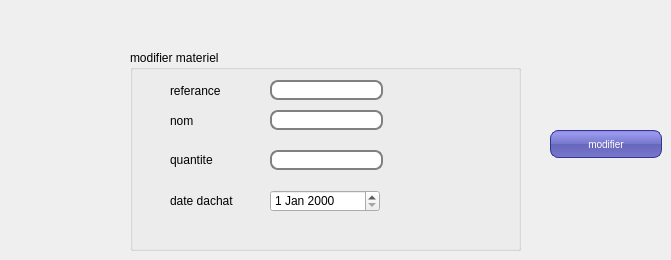
      <widget class="QWidget" name="tab_11">
       <attribute name="title">
        <string>modifier materiel</string>
       </attribute>
       <widget class="QPushButton" name="pushButton_7">
        <property name="geometry">
         <rect>
          <x>550</x>
          <y>130</y>
          <width>112</width>
          <height>28</height>
         </rect>
        </property>
        <property name="palette">
         <palette>
          <active>
           <colorrole role="WindowText">
            <brush brushstyle="SolidPattern">
             <color alpha="255">
              <red>255</red>
              <green>255</green>
              <blue>255</blue>
             </color>
            </brush>
           </colorrole>
           <colorrole role="Button">
            <brush brushstyle="LinearGradientPattern">
             <gradient startx="0.000000000000000" starty="0.000000000000000" endx="0.000000000000000" endy="1.000000000000000" type="LinearGradient" spread="PadSpread" coordinatemode="ObjectBoundingMode">
              <gradientstop position="0.000000000000000">
               <color alpha="255">
                <red>136</red>
                <green>136</green>
                <blue>221</blue>
               </color>
              </gradientstop>
              <gradientstop position="0.100000000000000">
               <color alpha="255">
                <red>153</red>
                <green>153</green>
                <blue>238</blue>
               </color>
              </gradientstop>
              <gradientstop position="0.490000000000000">
               <color alpha="255">
                <red>119</red>
                <green>119</green>
                <blue>204</blue>
               </color>
              </gradientstop>
              <gradientstop position="0.500000000000000">
               <color alpha="255">
                <red>102</red>
                <green>102</green>
                <blue>187</blue>
               </color>
              </gradientstop>
              <gradientstop position="1.000000000000000">
               <color alpha="255">
                <red>119</red>
                <green>119</green>
                <blue>204</blue>
               </color>
              </gradientstop>
             </gradient>
            </brush>
           </colorrole>
           <colorrole role="Light">
            <brush brushstyle="SolidPattern">
             <color alpha="255">
              <red>213</red>
              <green>127</green>
              <blue>255</blue>
             </color>
            </brush>
           </colorrole>
           <colorrole role="Midlight">
            <brush brushstyle="SolidPattern">
             <color alpha="255">
              <red>191</red>
              <green>63</green>
              <blue>255</blue>
             </color>
            </brush>
           </colorrole>
           <colorrole role="Dark">
            <brush brushstyle="SolidPattern">
             <color alpha="255">
              <red>85</red>
              <green>0</green>
              <blue>127</blue>
             </color>
            </brush>
           </colorrole>
           <colorrole role="Mid">
            <brush brushstyle="SolidPattern">
             <color alpha="255">
              <red>113</red>
              <green>0</green>
              <blue>170</blue>
             </color>
            </brush>
           </colorrole>
           <colorrole role="Text">
            <brush brushstyle="SolidPattern">
             <color alpha="255">
              <red>255</red>
              <green>255</green>
              <blue>255</blue>
             </color>
            </brush>
           </colorrole>
           <colorrole role="BrightText">
            <brush brushstyle="SolidPattern">
             <color alpha="255">
              <red>255</red>
              <green>255</green>
              <blue>255</blue>
             </color>
            </brush>
           </colorrole>
           <colorrole role="ButtonText">
            <brush brushstyle="SolidPattern">
             <color alpha="255">
              <red>255</red>
              <green>255</green>
              <blue>255</blue>
             </color>
            </brush>
           </colorrole>
           <colorrole role="Base">
            <brush brushstyle="LinearGradientPattern">
             <gradient startx="0.000000000000000" starty="0.000000000000000" endx="0.000000000000000" endy="1.000000000000000" type="LinearGradient" spread="PadSpread" coordinatemode="ObjectBoundingMode">
              <gradientstop position="0.000000000000000">
               <color alpha="255">
                <red>136</red>
                <green>136</green>
                <blue>221</blue>
               </color>
              </gradientstop>
              <gradientstop position="0.100000000000000">
               <color alpha="255">
                <red>153</red>
                <green>153</green>
                <blue>238</blue>
               </color>
              </gradientstop>
              <gradientstop position="0.490000000000000">
               <color alpha="255">
                <red>119</red>
                <green>119</green>
                <blue>204</blue>
               </color>
              </gradientstop>
              <gradientstop position="0.500000000000000">
               <color alpha="255">
                <red>102</red>
                <green>102</green>
                <blue>187</blue>
               </color>
              </gradientstop>
              <gradientstop position="1.000000000000000">
               <color alpha="255">
                <red>119</red>
                <green>119</green>
                <blue>204</blue>
               </color>
              </gradientstop>
             </gradient>
            </brush>
           </colorrole>
           <colorrole role="Window">
            <brush brushstyle="LinearGradientPattern">
             <gradient startx="0.000000000000000" starty="0.000000000000000" endx="0.000000000000000" endy="1.000000000000000" type="LinearGradient" spread="PadSpread" coordinatemode="ObjectBoundingMode">
              <gradientstop position="0.000000000000000">
               <color alpha="255">
                <red>136</red>
                <green>136</green>
                <blue>221</blue>
               </color>
              </gradientstop>
              <gradientstop position="0.100000000000000">
               <color alpha="255">
                <red>153</red>
                <green>153</green>
                <blue>238</blue>
               </color>
              </gradientstop>
              <gradientstop position="0.490000000000000">
               <color alpha="255">
                <red>119</red>
                <green>119</green>
                <blue>204</blue>
               </color>
              </gradientstop>
              <gradientstop position="0.500000000000000">
               <color alpha="255">
                <red>102</red>
                <green>102</green>
                <blue>187</blue>
               </color>
              </gradientstop>
              <gradientstop position="1.000000000000000">
               <color alpha="255">
                <red>119</red>
                <green>119</green>
                <blue>204</blue>
               </color>
              </gradientstop>
             </gradient>
            </brush>
           </colorrole>
           <colorrole role="Shadow">
            <brush brushstyle="SolidPattern">
             <color alpha="255">
              <red>0</red>
              <green>0</green>
              <blue>0</blue>
             </color>
            </brush>
           </colorrole>
           <colorrole role="AlternateBase">
            <brush brushstyle="SolidPattern">
             <color alpha="255">
              <red>212</red>
              <green>127</green>
              <blue>255</blue>
             </color>
            </brush>
           </colorrole>
           <colorrole role="ToolTipBase">
            <brush brushstyle="SolidPattern">
             <color alpha="255">
              <red>255</red>
              <green>255</green>
              <blue>220</blue>
             </color>
            </brush>
           </colorrole>
           <colorrole role="ToolTipText">
            <brush brushstyle="SolidPattern">
             <color alpha="255">
              <red>0</red>
              <green>0</green>
              <blue>0</blue>
             </color>
            </brush>
           </colorrole>
           <colorrole role="PlaceholderText">
            <brush brushstyle="SolidPattern">
             <color alpha="128">
              <red>0</red>
              <green>0</green>
              <blue>0</blue>
             </color>
            </brush>
           </colorrole>
          </active>
          <inactive>
           <colorrole role="WindowText">
            <brush brushstyle="SolidPattern">
             <color alpha="255">
              <red>255</red>
              <green>255</green>
              <blue>255</blue>
             </color>
            </brush>
           </colorrole>
           <colorrole role="Button">
            <brush brushstyle="LinearGradientPattern">
             <gradient startx="0.000000000000000" starty="0.000000000000000" endx="0.000000000000000" endy="1.000000000000000" type="LinearGradient" spread="PadSpread" coordinatemode="ObjectBoundingMode">
              <gradientstop position="0.000000000000000">
               <color alpha="255">
                <red>136</red>
                <green>136</green>
                <blue>221</blue>
               </color>
              </gradientstop>
              <gradientstop position="0.100000000000000">
               <color alpha="255">
                <red>153</red>
                <green>153</green>
                <blue>238</blue>
               </color>
              </gradientstop>
              <gradientstop position="0.490000000000000">
               <color alpha="255">
                <red>119</red>
                <green>119</green>
                <blue>204</blue>
               </color>
              </gradientstop>
              <gradientstop position="0.500000000000000">
               <color alpha="255">
                <red>102</red>
                <green>102</green>
                <blue>187</blue>
               </color>
              </gradientstop>
              <gradientstop position="1.000000000000000">
               <color alpha="255">
                <red>119</red>
                <green>119</green>
                <blue>204</blue>
               </color>
              </gradientstop>
             </gradient>
            </brush>
           </colorrole>
           <colorrole role="Light">
            <brush brushstyle="SolidPattern">
             <color alpha="255">
              <red>213</red>
              <green>127</green>
              <blue>255</blue>
             </color>
            </brush>
           </colorrole>
           <colorrole role="Midlight">
            <brush brushstyle="SolidPattern">
             <color alpha="255">
              <red>191</red>
              <green>63</green>
              <blue>255</blue>
             </color>
            </brush>
           </colorrole>
           <colorrole role="Dark">
            <brush brushstyle="SolidPattern">
             <color alpha="255">
              <red>85</red>
              <green>0</green>
              <blue>127</blue>
             </color>
            </brush>
           </colorrole>
           <colorrole role="Mid">
            <brush brushstyle="SolidPattern">
             <color alpha="255">
              <red>113</red>
              <green>0</green>
              <blue>170</blue>
             </color>
            </brush>
           </colorrole>
           <colorrole role="Text">
            <brush brushstyle="SolidPattern">
             <color alpha="255">
              <red>255</red>
              <green>255</green>
              <blue>255</blue>
             </color>
            </brush>
           </colorrole>
           <colorrole role="BrightText">
            <brush brushstyle="SolidPattern">
             <color alpha="255">
              <red>255</red>
              <green>255</green>
              <blue>255</blue>
             </color>
            </brush>
           </colorrole>
           <colorrole role="ButtonText">
            <brush brushstyle="SolidPattern">
             <color alpha="255">
              <red>255</red>
              <green>255</green>
              <blue>255</blue>
             </color>
            </brush>
           </colorrole>
           <colorrole role="Base">
            <brush brushstyle="LinearGradientPattern">
             <gradient startx="0.000000000000000" starty="0.000000000000000" endx="0.000000000000000" endy="1.000000000000000" type="LinearGradient" spread="PadSpread" coordinatemode="ObjectBoundingMode">
              <gradientstop position="0.000000000000000">
               <color alpha="255">
                <red>136</red>
                <green>136</green>
                <blue>221</blue>
               </color>
              </gradientstop>
              <gradientstop position="0.100000000000000">
               <color alpha="255">
                <red>153</red>
                <green>153</green>
                <blue>238</blue>
               </color>
              </gradientstop>
              <gradientstop position="0.490000000000000">
               <color alpha="255">
                <red>119</red>
                <green>119</green>
                <blue>204</blue>
               </color>
              </gradientstop>
              <gradientstop position="0.500000000000000">
               <color alpha="255">
                <red>102</red>
                <green>102</green>
                <blue>187</blue>
               </color>
              </gradientstop>
              <gradientstop position="1.000000000000000">
               <color alpha="255">
                <red>119</red>
                <green>119</green>
                <blue>204</blue>
               </color>
              </gradientstop>
             </gradient>
            </brush>
           </colorrole>
           <colorrole role="Window">
            <brush brushstyle="LinearGradientPattern">
             <gradient startx="0.000000000000000" starty="0.000000000000000" endx="0.000000000000000" endy="1.000000000000000" type="LinearGradient" spread="PadSpread" coordinatemode="ObjectBoundingMode">
              <gradientstop position="0.000000000000000">
               <color alpha="255">
                <red>136</red>
                <green>136</green>
                <blue>221</blue>
               </color>
              </gradientstop>
              <gradientstop position="0.100000000000000">
               <color alpha="255">
                <red>153</red>
                <green>153</green>
                <blue>238</blue>
               </color>
              </gradientstop>
              <gradientstop position="0.490000000000000">
               <color alpha="255">
                <red>119</red>
                <green>119</green>
                <blue>204</blue>
               </color>
              </gradientstop>
              <gradientstop position="0.500000000000000">
               <color alpha="255">
                <red>102</red>
                <green>102</green>
                <blue>187</blue>
               </color>
              </gradientstop>
              <gradientstop position="1.000000000000000">
               <color alpha="255">
                <red>119</red>
                <green>119</green>
                <blue>204</blue>
               </color>
              </gradientstop>
             </gradient>
            </brush>
           </colorrole>
           <colorrole role="Shadow">
            <brush brushstyle="SolidPattern">
             <color alpha="255">
              <red>0</red>
              <green>0</green>
              <blue>0</blue>
             </color>
            </brush>
           </colorrole>
           <colorrole role="AlternateBase">
            <brush brushstyle="SolidPattern">
             <color alpha="255">
              <red>212</red>
              <green>127</green>
              <blue>255</blue>
             </color>
            </brush>
           </colorrole>
           <colorrole role="ToolTipBase">
            <brush brushstyle="SolidPattern">
             <color alpha="255">
              <red>255</red>
              <green>255</green>
              <blue>220</blue>
             </color>
            </brush>
           </colorrole>
           <colorrole role="ToolTipText">
            <brush brushstyle="SolidPattern">
             <color alpha="255">
              <red>0</red>
              <green>0</green>
              <blue>0</blue>
             </color>
            </brush>
           </colorrole>
           <colorrole role="PlaceholderText">
            <brush brushstyle="SolidPattern">
             <color alpha="128">
              <red>0</red>
              <green>0</green>
              <blue>0</blue>
             </color>
            </brush>
           </colorrole>
          </inactive>
          <disabled>
           <colorrole role="WindowText">
            <brush brushstyle="SolidPattern">
             <color alpha="255">
              <red>255</red>
              <green>255</green>
              <blue>255</blue>
             </color>
            </brush>
           </colorrole>
           <colorrole role="Button">
            <brush brushstyle="LinearGradientPattern">
             <gradient startx="0.000000000000000" starty="0.000000000000000" endx="0.000000000000000" endy="1.000000000000000" type="LinearGradient" spread="PadSpread" coordinatemode="ObjectBoundingMode">
              <gradientstop position="0.000000000000000">
               <color alpha="255">
                <red>136</red>
                <green>136</green>
                <blue>221</blue>
               </color>
              </gradientstop>
              <gradientstop position="0.100000000000000">
               <color alpha="255">
                <red>153</red>
                <green>153</green>
                <blue>238</blue>
               </color>
              </gradientstop>
              <gradientstop position="0.490000000000000">
               <color alpha="255">
                <red>119</red>
                <green>119</green>
                <blue>204</blue>
               </color>
              </gradientstop>
              <gradientstop position="0.500000000000000">
               <color alpha="255">
                <red>102</red>
                <green>102</green>
                <blue>187</blue>
               </color>
              </gradientstop>
              <gradientstop position="1.000000000000000">
               <color alpha="255">
                <red>119</red>
                <green>119</green>
                <blue>204</blue>
               </color>
              </gradientstop>
             </gradient>
            </brush>
           </colorrole>
           <colorrole role="Light">
            <brush brushstyle="SolidPattern">
             <color alpha="255">
              <red>213</red>
              <green>127</green>
              <blue>255</blue>
             </color>
            </brush>
           </colorrole>
           <colorrole role="Midlight">
            <brush brushstyle="SolidPattern">
             <color alpha="255">
              <red>191</red>
              <green>63</green>
              <blue>255</blue>
             </color>
            </brush>
           </colorrole>
           <colorrole role="Dark">
            <brush brushstyle="SolidPattern">
             <color alpha="255">
              <red>85</red>
              <green>0</green>
              <blue>127</blue>
             </color>
            </brush>
           </colorrole>
           <colorrole role="Mid">
            <brush brushstyle="SolidPattern">
             <color alpha="255">
              <red>113</red>
              <green>0</green>
              <blue>170</blue>
             </color>
            </brush>
           </colorrole>
           <colorrole role="Text">
            <brush brushstyle="SolidPattern">
             <color alpha="255">
              <red>255</red>
              <green>255</green>
              <blue>255</blue>
             </color>
            </brush>
           </colorrole>
           <colorrole role="BrightText">
            <brush brushstyle="SolidPattern">
             <color alpha="255">
              <red>255</red>
              <green>255</green>
              <blue>255</blue>
             </color>
            </brush>
           </colorrole>
           <colorrole role="ButtonText">
            <brush brushstyle="SolidPattern">
             <color alpha="255">
              <red>255</red>
              <green>255</green>
              <blue>255</blue>
             </color>
            </brush>
           </colorrole>
           <colorrole role="Base">
            <brush brushstyle="LinearGradientPattern">
             <gradient startx="0.000000000000000" starty="0.000000000000000" endx="0.000000000000000" endy="1.000000000000000" type="LinearGradient" spread="PadSpread" coordinatemode="ObjectBoundingMode">
              <gradientstop position="0.000000000000000">
               <color alpha="255">
                <red>136</red>
                <green>136</green>
                <blue>221</blue>
               </color>
              </gradientstop>
              <gradientstop position="0.100000000000000">
               <color alpha="255">
                <red>153</red>
                <green>153</green>
                <blue>238</blue>
               </color>
              </gradientstop>
              <gradientstop position="0.490000000000000">
               <color alpha="255">
                <red>119</red>
                <green>119</green>
                <blue>204</blue>
               </color>
              </gradientstop>
              <gradientstop position="0.500000000000000">
               <color alpha="255">
                <red>102</red>
                <green>102</green>
                <blue>187</blue>
               </color>
              </gradientstop>
              <gradientstop position="1.000000000000000">
               <color alpha="255">
                <red>119</red>
                <green>119</green>
                <blue>204</blue>
               </color>
              </gradientstop>
             </gradient>
            </brush>
           </colorrole>
           <colorrole role="Window">
            <brush brushstyle="LinearGradientPattern">
             <gradient startx="0.000000000000000" starty="0.000000000000000" endx="0.000000000000000" endy="1.000000000000000" type="LinearGradient" spread="PadSpread" coordinatemode="ObjectBoundingMode">
              <gradientstop position="0.000000000000000">
               <color alpha="255">
                <red>136</red>
                <green>136</green>
                <blue>221</blue>
               </color>
              </gradientstop>
              <gradientstop position="0.100000000000000">
               <color alpha="255">
                <red>153</red>
                <green>153</green>
                <blue>238</blue>
               </color>
              </gradientstop>
              <gradientstop position="0.490000000000000">
               <color alpha="255">
                <red>119</red>
                <green>119</green>
                <blue>204</blue>
               </color>
              </gradientstop>
              <gradientstop position="0.500000000000000">
               <color alpha="255">
                <red>102</red>
                <green>102</green>
                <blue>187</blue>
               </color>
              </gradientstop>
              <gradientstop position="1.000000000000000">
               <color alpha="255">
                <red>119</red>
                <green>119</green>
                <blue>204</blue>
               </color>
              </gradientstop>
             </gradient>
            </brush>
           </colorrole>
           <colorrole role="Shadow">
            <brush brushstyle="SolidPattern">
             <color alpha="255">
              <red>0</red>
              <green>0</green>
              <blue>0</blue>
             </color>
            </brush>
           </colorrole>
           <colorrole role="AlternateBase">
            <brush brushstyle="SolidPattern">
             <color alpha="255">
              <red>170</red>
              <green>0</green>
              <blue>255</blue>
             </color>
            </brush>
           </colorrole>
           <colorrole role="ToolTipBase">
            <brush brushstyle="SolidPattern">
             <color alpha="255">
              <red>255</red>
              <green>255</green>
              <blue>220</blue>
             </color>
            </brush>
           </colorrole>
           <colorrole role="ToolTipText">
            <brush brushstyle="SolidPattern">
             <color alpha="255">
              <red>0</red>
              <green>0</green>
              <blue>0</blue>
             </color>
            </brush>
           </colorrole>
           <colorrole role="PlaceholderText">
            <brush brushstyle="SolidPattern">
             <color alpha="128">
              <red>0</red>
              <green>0</green>
              <blue>0</blue>
             </color>
            </brush>
           </colorrole>
          </disabled>
         </palette>
        </property>
        <property name="cursor">
         <cursorShape>PointingHandCursor</cursorShape>
        </property>
        <property name="focusPolicy">
         <enum>Qt::StrongFocus</enum>
        </property>
        <property name="contextMenuPolicy">
         <enum>Qt::DefaultContextMenu</enum>
        </property>
        <property name="styleSheet">
         <string notr="true">QPushButton {
color: white;
background-color: QLinearGradient( x1: 0, y1: 0, x2: 0, y2: 1, stop: 0 #88d, stop: 0.1 #99e, stop: 0.49 #77c, stop: 0.5 #66b, stop: 1 #77c);
border-width: 1px;
border-color: #339;
border-style: solid;
border-radius: 8;
padding: 3px;
font-size: 10px;
padding-left: 5px;
padding-right: 5px;
min-width: 100px;
max-width: 100px;
min-height: 20px;
max-height: 20px;
}</string>
        </property>
        <property name="text">
         <string>modifier</string>
        </property>
        <property name="autoDefault">
         <bool>false</bool>
        </property>
       </widget>
       <widget class="QGroupBox" name="groupBox_9">
        <property name="geometry">
         <rect>
          <x>130</x>
          <y>50</y>
          <width>391</width>
          <height>201</height>
         </rect>
        </property>
        <property name="title">
         <string>modifier materiel</string>
        </property>
        <widget class="QLabel" name="label_15">
         <property name="geometry">
          <rect>
           <x>40</x>
           <y>30</y>
           <width>71</width>
           <height>21</height>
          </rect>
         </property>
         <property name="text">
          <string>referance</string>
         </property>
        </widget>
        <widget class="QLabel" name="label_16">
         <property name="geometry">
          <rect>
           <x>40</x>
           <y>100</y>
           <width>61</width>
           <height>20</height>
          </rect>
         </property>
         <property name="text">
          <string>quantite</string>
         </property>
        </widget>
        <widget class="QLabel" name="label_17">
         <property name="geometry">
          <rect>
           <x>40</x>
           <y>60</y>
           <width>61</width>
           <height>21</height>
          </rect>
         </property>
         <property name="text">
          <string>nom</string>
         </property>
        </widget>
        <widget class="QLabel" name="label_18">
         <property name="geometry">
          <rect>
           <x>40</x>
           <y>140</y>
           <width>81</width>
           <height>21</height>
          </rect>
         </property>
         <property name="text">
          <string>date dachat</string>
         </property>
        </widget>
        <widget class="QLineEdit" name="le_ref">
         <property name="geometry">
          <rect>
           <x>140</x>
           <y>30</y>
           <width>113</width>
           <height>20</height>
          </rect>
         </property>
         <property name="styleSheet">
          <string notr="true">QLineEdit {
padding: 1px;
border-style: solid;
border: 2px solid gray;
border-radius: 8px;
}</string>
         </property>
        </widget>
        <widget class="QLineEdit" name="le_nom_3">
         <property name="geometry">
          <rect>
           <x>140</x>
           <y>60</y>
           <width>113</width>
           <height>20</height>
          </rect>
         </property>
         <property name="styleSheet">
          <string notr="true">QLineEdit {
padding: 1px;
border-style: solid;
border: 2px solid gray;
border-radius: 8px;
}</string>
         </property>
         <property name="text">
          <string/>
         </property>
        </widget>
        <widget class="QLineEdit" name="quan_2">
         <property name="geometry">
          <rect>
           <x>140</x>
           <y>100</y>
           <width>113</width>
           <height>20</height>
          </rect>
         </property>
         <property name="styleSheet">
          <string notr="true">QLineEdit {
padding: 1px;
border-style: solid;
border: 2px solid gray;
border-radius: 8px;
}</string>
         </property>
        </widget>
        <widget class="QDateEdit" name="date_achat">
         <property name="geometry">
          <rect>
           <x>140</x>
           <y>140</y>
           <width>110</width>
           <height>22</height>
          </rect>
         </property>
        </widget>
       </widget>
      </widget>
